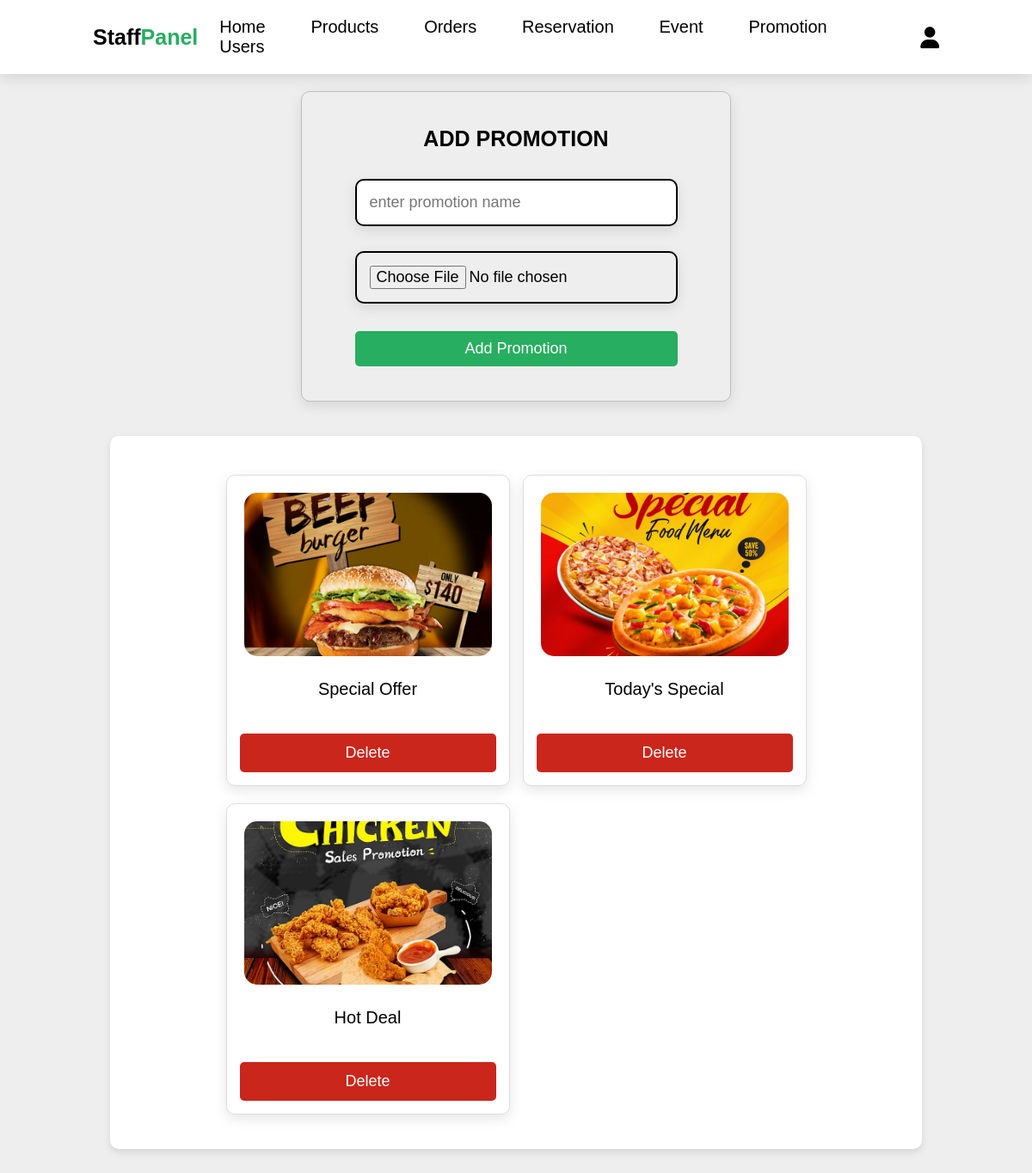
Page /staff/promotion.php (signed in) on the committed database.
### tables this page shows
CREATE TABLE `promotion` (
  `id` int(100) NOT NULL,
  `name` varchar(100) NOT NULL,
  `image` varchar(100) NOT NULL
);

### staff/promotion.php (the view, shortened to what this page needs)
<?php
include '../components/connect.php';
?>
<!DOCTYPE html>
<html lang="en">
<head>
   <link rel="stylesheet" href="https://cdnjs.cloudflare.com/ajax/libs/font-awesome/6.1.1/css/all.min.css">
   <link rel="stylesheet" href="../css/admin_style.css">
</head>
<body>
<?php include '../components/staff_header.php' ?>
<section class="add-products">
   <form action="" method="POST" enctype="multipart/form-data">
      <h3>add promotion</h3>
      <input type="text" required placeholder="enter promotion name" name="name" maxlength="100" class="box">
      <input type="file" name="image" class="box" accept="image/jpg, image/jpeg, image/png, image/webp" required>
      <input type="submit" value="add promotion" name="add_promotion" class="btn">
   </form>
</section>
<section class="show-products" style="padding-top: 0;">
   <div class="box-container">
   <?php
      $show_promotion = $conn->prepare("SELECT * FROM `promotion`");
      $show_promotion->execute();
      if($show_promotion->rowCount() > 0){
         while($fetch_promotion = $show_promotion->fetch(PDO::FETCH_ASSOC)){
   ?>
   <div class="box">
      <img src="../uploaded_img/<?= $fetch_promotion['image']; ?>" alt="">
      <div class="name"><?= $fetch_promotion['name']; ?></div>
      <div class="flex-btn">
         <a href="promotion.php?delete=<?= $fetch_promotion['id']; ?>" class="delete-btn" onclick="return confirm('delete this promotion?');">delete</a>
      </div>
   </div>
   <?php
         }
      }else{
         echo '<p class="empty">no promotion added yet!</p>';
      }
   ?>
   </div>
</section>
</body>
</html>

### css/admin_style.css (style rules this page uses)
:root { --main-color:#4834d4; --green:#27ae60; --black:#000000; --red:#ca261b; --light-color:#eee; --white:#ffffff; --blue:#192a56; --orange:#f37d0f; --box-shadow:0 .5rem 1.5rem rgba(0,0,0,.1); --border:.2rem solid var(--black); }
* { font-family: 'Nunito', sans-serif; margin:0; padding:0; box-sizing: border-box; text-decoration: none; outline: none; border:none; transition: all .2s linear; }
html { font-size: 62.5%; overflow-x: hidden; scroll-padding-top: 5.5rem; scroll-behavior: smooth; }
body { background-color: var(--light-color); }
section { padding:2rem 9%; }
.btn, .delete-btn, .option-btn { display: block; margin-top: 1rem; border-radius: .5rem; cursor: pointer; width: 100%; font-size: 1.8rem; color:var(--white); padding:1.2rem 3rem; text-transform: capitalize; text-align: center; background: var(--green); }
.delete-btn { background-color: var(--red); color:var(--white); }
.flex-btn { display: flex; gap:1rem; }
.add-products form { margin:0 auto; max-width: 50rem; text-align: center; border:.1rem solid rgba(0,0,0,.2); box-shadow: var(--box-shadow); display: grid; gap:1.5rem; justify-content: center; padding: 40px 20px; border-radius: 10px; }
.add-products form h3 { font-size: 2.5rem; color:var(--black); text-transform: uppercase; margin-bottom: 1rem; }
.add-products form .box { margin:.7rem 0; width: 100%; border:var(--border); font-size: 1.8rem; box-shadow: var(--box-shadow); padding:1.5rem; border-radius: 10px; }
.show-products .box-container { display: grid; grid-template-columns: repeat(auto-fit, 33rem); gap:1.5rem; justify-content: center; align-items: flex-start; padding: 40px 20px; background: #fff; box-shadow: 0 4px 8px rgba(0, 0, 0, 0.1); border-radius: 10px; margin: 20px; }
.show-products .box-container .box { background-color: var(--white); box-shadow: var(--box-shadow); border:var(--border); padding:1.5rem; border: 1px solid #ddd; border-radius: 10px; overflow: hidden; text-align: center; transition: all 0.3s ease; position: relative; }
.show-products .box-container .box img { width: 100%; height: 20rem; margin-bottom: 1rem; padding:.5rem; overflow: hidden; position: relative; border-radius: 2rem; object-fit: cover; }
.show-products .box-container .box .name { font-size: 2rem; color:var(--black); padding:1rem 0; }
.box { width: 100%; padding: 10px; margin-top: 5px; }
.flex-btn { display: flex; justify-content: space-between; width: 100%; margin-top: 20px; }
.btn, .option-btn { padding: 10px 20px; text-align: center; text-decoration: none; color: white; background-color: #27ae60; border: none; cursor: pointer; }

### rows in the picture
promotion: image (picture), name "Special Offer"
promotion: image (picture), name "Today's Special"
promotion: image (picture), name "Hot Deal"
